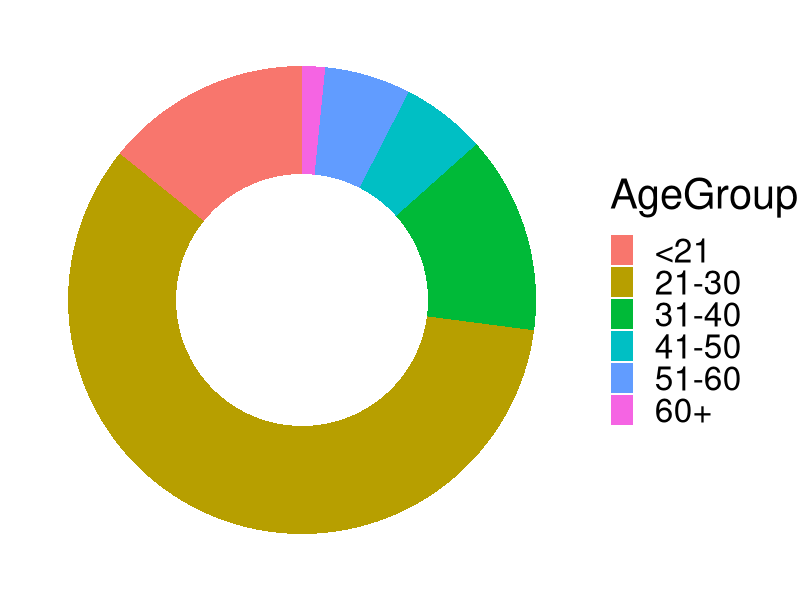
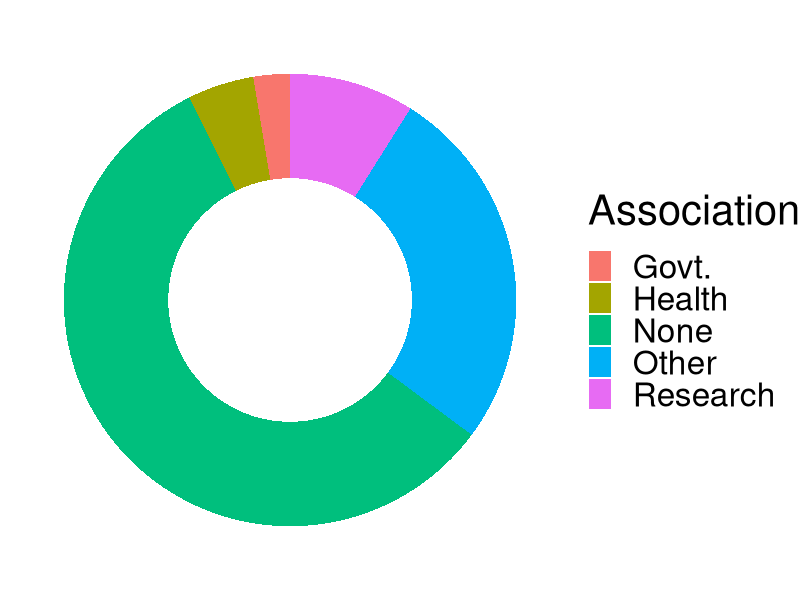
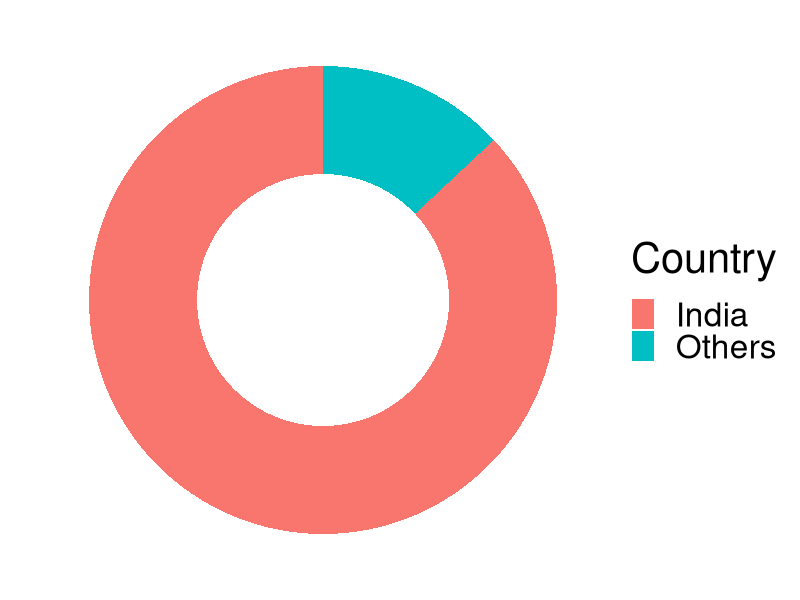
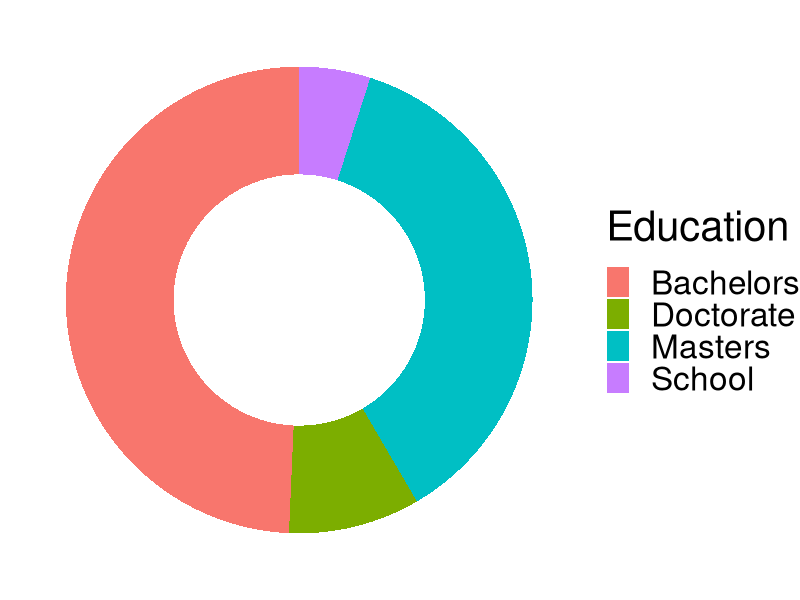
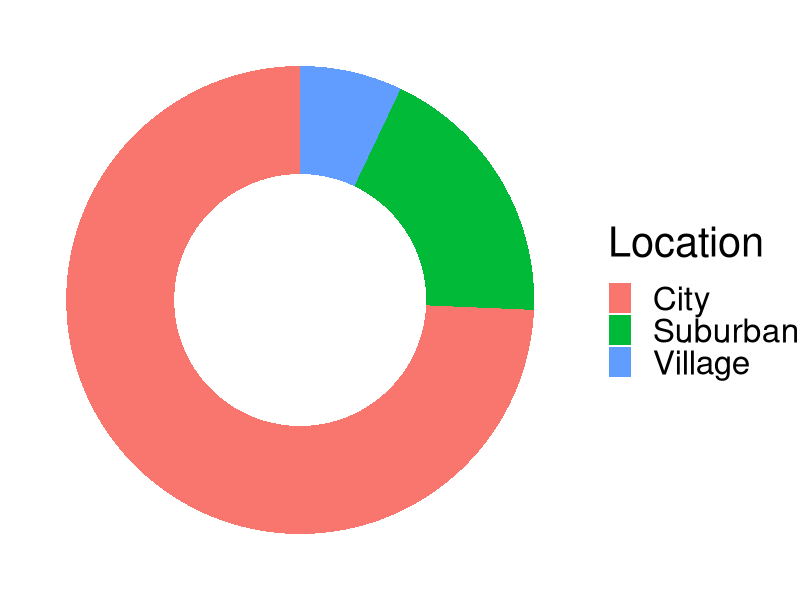
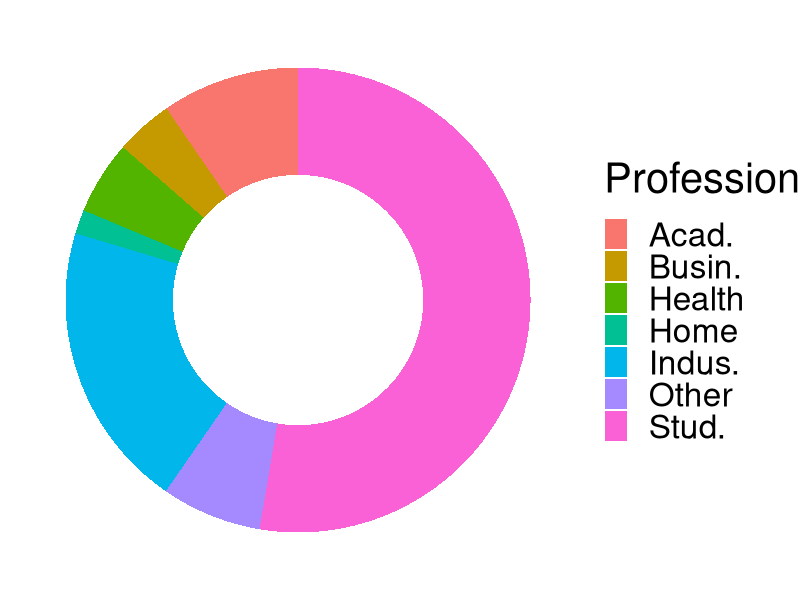

Reproduce these figures in R, in order.
# install.packages("data.table")
library(data.table)
# install.packages("ggplot2")
library(ggplot2)


# Current path of the source script
sourcePATH <- "C:\\Users\\CSSC\\Desktop\\Lockdown\\Panic\\Analysis\\R Plots\\Donut\\"
# Set the current working Directory
setwd(sourcePATH)


# Read data frame
D <- data.frame(
  AgeGroup = c("<21", "21-30", "31-40", "41-50", "51-60", "60+"),
  Value = c(153, 631, 147, 63, 64, 17)
  )
# Open a pdf file to save image
pdf("Donut_AgeGroup.pdf")
# Generate pie chart
p <- ggplot(data=D, aes(x=2, y=Value, fill=AgeGroup))
p <- p + geom_bar(stat = "identity")
p <- p + coord_polar("y", start=0)
p <- p + theme_void(base_size=30) # Other themes = theme_bw, theme_minimal, theme_classic, theme_dark, theme_economist
p <- p + xlim(0.5, 2.5)
p
# Close the pdf file after saving image
dev.off()


# Read data frame
D <- data.frame(
  Association = c("Health", "Research", "Govt.", "Other", "None"),
  Value = c(51, 96, 28, 282, 618)
  )
# Open a pdf file to save image
pdf("Donut_Association.pdf")
# Generate pie chart
p <- ggplot(data=D, aes(x=2, y=Value, fill=Association))
p <- p + geom_bar(stat = "identity")
p <- p + coord_polar("y", start=0)
p <- p + theme_void(base_size=30) # Other themes = theme_bw, theme_minimal, theme_classic, theme_dark, theme_economist
p <- p + xlim(0.5, 2.5)
p
# Close the pdf file after saving image
dev.off()


# Read data frame
D <- data.frame(
  Country = c("India", "Others"),
  Value = c(935, 140)
  )
# Open a pdf file to save image
pdf("Donut_Country.pdf")
# Generate pie chart
p <- ggplot(data=D, aes(x=2, y=Value, fill=Country))
p <- p + geom_bar(stat = "identity")
p <- p + coord_polar("y", start=0)
p <- p + theme_void(base_size=30) # Other themes = theme_bw, theme_minimal, theme_classic, theme_dark, theme_economist
p <- p + xlim(0.5, 2.5)
p
# Close the pdf file after saving image
dev.off()


# Read data frame
D <- data.frame(
  Education = c("School", "Bachelors", "Masters", "Doctorate"),
  Value = c(53, 530, 394, 98)
  )
# Open a pdf file to save image
pdf("Donut_Education.pdf")
# Generate pie chart
p <- ggplot(data=D, aes(x=2, y=Value, fill=Education))
p <- p + geom_bar(stat = "identity")
p <- p + coord_polar("y", start=0)
p <- p + theme_void(base_size=30) # Other themes = theme_bw, theme_minimal, theme_classic, theme_dark, theme_economist
p <- p + xlim(0.5, 2.5)
p
# Close the pdf file after saving image
dev.off()


# Read data frame
D <- data.frame(
  Location = c("City", "Suburban", "Village"),
  Value = c(799, 200, 76)
  )
# Open a pdf file to save image
pdf("Donut_Location.pdf")
# Generate pie chart
p <- ggplot(data=D, aes(x=2, y=Value, fill=Location))
p <- p + geom_bar(stat = "identity")
p <- p + coord_polar("y", start=0)
p <- p + theme_void(base_size=30) # Other themes = theme_bw, theme_minimal, theme_classic, theme_dark, theme_economist
p <- p + xlim(0.5, 2.5)
p
# Close the pdf file after saving image
dev.off()



# Read data frame
D <- data.frame(
  Profession = c("Stud.", "Acad.", "Indus.", "Busin.", "Health", "Home", "Other"),
  Value = c(566, 103, 215, 43, 55, 18, 75)
  )
# Open a pdf file to save image
pdf("Donut_Profession.pdf")
# Generate pie chart
p <- ggplot(data=D, aes(x=2, y=Value, fill=Profession))
p <- p + geom_bar(stat = "identity")
p <- p + coord_polar("y", start=0)
p <- p + theme_void(base_size=30) # Other themes = theme_bw, theme_minimal, theme_classic, theme_dark, theme_economist
p <- p + xlim(0.5, 2.5)
p
# Close the pdf file after saving image
dev.off()
